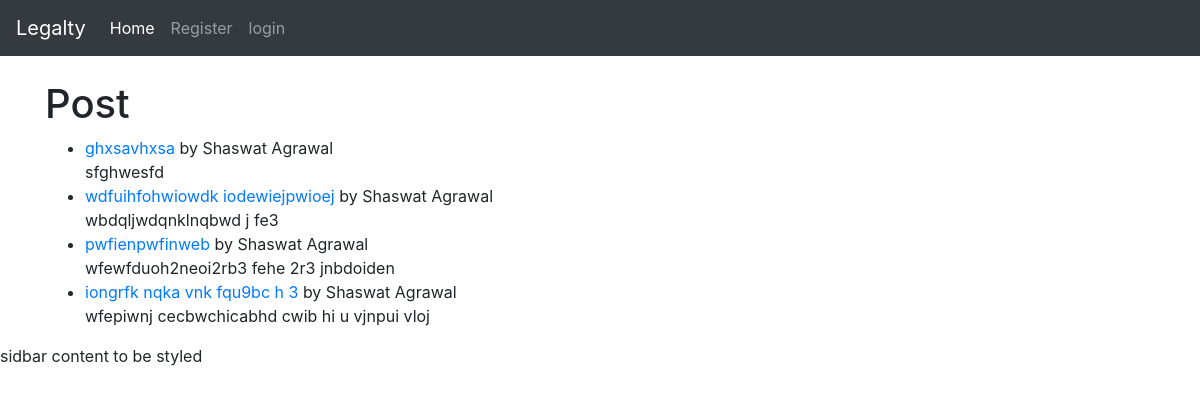
The app's page /, older data.
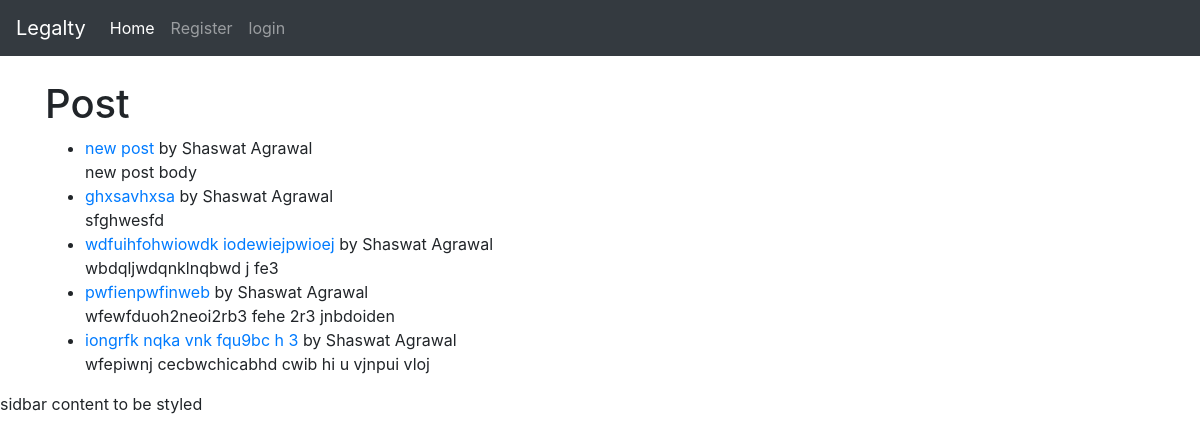
The same page, newer data.
### posts/models.py (models this page shows, shortened)
class Post( models.Model):
    STATUS_CHOICES = (
        ('created' , 'Created')
    )
    title = models.CharField( max_length = 250 )
    title_tag = models.CharField(max_length=250)
    author = models.ForeignKey( User , on_delete=models.CASCADE )
    body = RichTextField   ( blank=True , null=True)
    created = models.DateTimeField( default= timezone.now )
    slug = models.SlugField( max_length= 300 , unique_for_date='created' )
    likes = models.ManyToManyField( User , related_name='post_likes')
    class Meta:
        ordering = ('-created',)

### posts/views.py (the view)
# urls.py: path('' , HomeView.as_view() , name='home') ,
class HomeView( ListView ):
    model = Post
    template_name = 'home.html'

### posts/templates/home.html (shortened to what this page needs)
{% extends 'base.html' %}
{% block content %}
    <h1>Post</h1>
<ul>
{% for post in object_list %}
    <li> <a href="{% url 'post-details' post.pk  %}" > {{ post.title }} </a> by {{ post.author.first_name }} {{ post.author.last_name }} <br/>
        {{ post.body|slice:':100' }}
    </li>
{% endfor %}
</ul>
  {% endblock %}

### templates/base.html (shortened to what this page needs)
<!doctype html>
<html lang="en">
  <head>
    <link rel="stylesheet" href="https://stackpath.bootstrapcdn.com/bootstrap/4.5.2/css/bootstrap.min.css">
  </head>
  <body>
   {% include 'navbar.html' %}
    <br/>
  <div class="container" >
    {% block content %}{% endblock %}
  </div>
   <div id="sidebar">
     {% block sidebar %}
     <p> sidbar content to be styled </p>
     {% endblock %}
   </div>
  </body>
</html>

### posts/templates/navbar.html (shortened to what this page needs)
    <nav class="navbar navbar-expand-lg navbar-dark bg-dark">
  <a class="navbar-brand" href="#">Legalty</a>
  <div class="collapse navbar-collapse" id="navbarNavDropdown">
    <ul class="navbar-nav">
      <li class="nav-item active">
        <a class="nav-link" href="{% url 'home' %}">Home <span class="sr-only">(current)</span></a>
      </li>
      {% if user.is_authenticated %}
        <li class="nav-item">
                <a class="nav-link" href="{% url 'create_post'%}">Create Post</a>
        </li>
         <li class="nav-item">
        <a class="nav-link" href="{% url 'logout' %}">logout</a>
        </li>
      {% else %}
      <li class="nav-item">
        <a class="nav-link" href="{% url 'register' %}">Register</a>
      </li>
      <li class="nav-item">
        <a class="nav-link" href="{% url 'login' %}">login</a>
      </li>
      {% endif %}
    </ul>
  </div>
</nav>

Row changes from the older to the newer data that the page shows:
added Post: title "new post", author.first_name "Shaswat", author.last_name "Agrawal", body "new post body"
